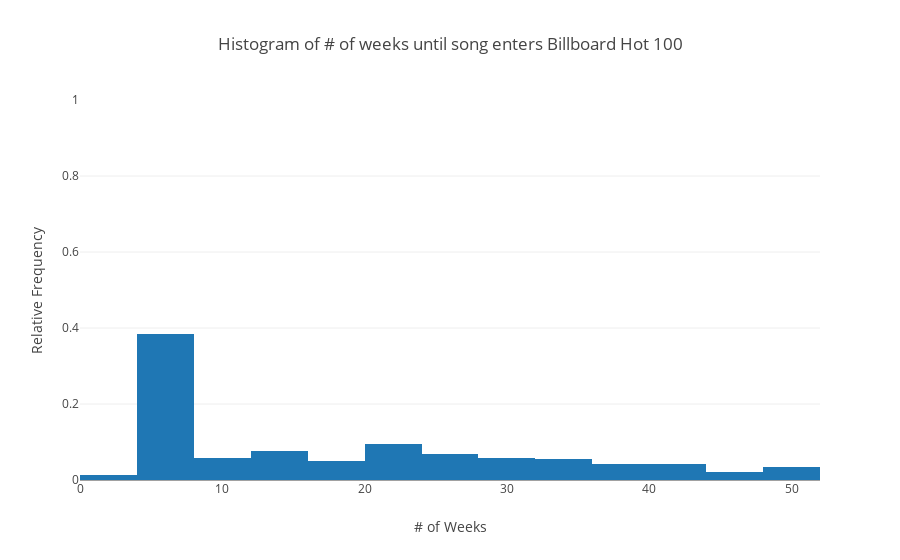
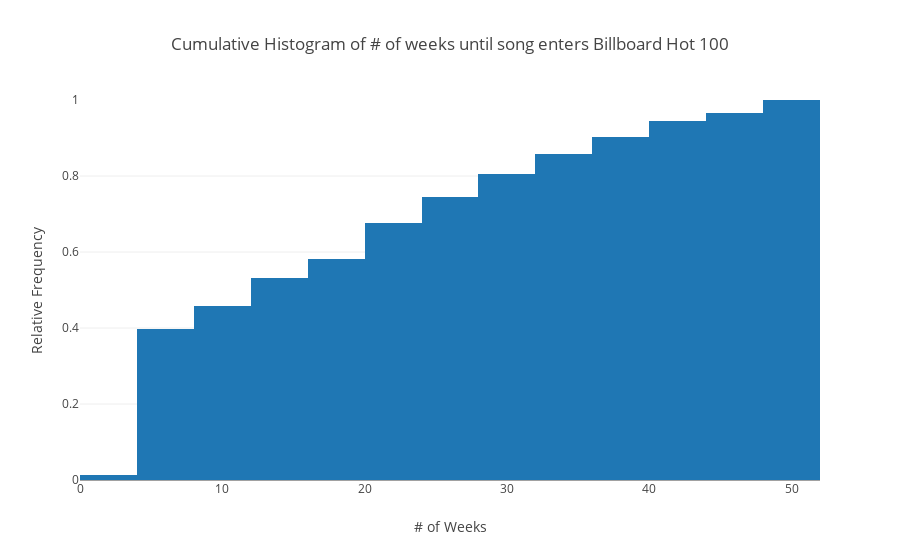

These figures' notebook cell, in order:
### Markdown cell above
We have plotted the distribution of the number a weeks (from release) that it takes for a song to reaches its peak position on the Billboard Hot 100 chart. We have augmented the last bin to include songs which took longer than a year (52 weeks) to peak. Here are some things to note:
* Nearly half (45%) of the songs that charted in the past year took between 1 to 2 months to reach their peak position
* Roughly 80% of the songs took less than 6 months to reach their peak position

### Code cell
freqEnter = go.Histogram(x=weeksTilEnter, histnorm='probability',
                         xbins=dict(start=0,end=52,size=4))
layout = dict(
    title = "Histogram of # of weeks until song enters Billboard Hot 100",
    xaxis = dict(title = "# of Weeks"), yaxis = dict(title = "Relative Frequency", range = [0,1]))
fig = go.Figure(data=[freqEnter], layout=layout)
py.iplot(fig)

cumFreqEnter = go.Histogram(x=weeksTilEnter,histnorm='probability',cumulative=dict(enabled=True),
                            xbins=dict(start=0,end=52,size=4))
layout["title"] = "Cumulative " + layout["title"]
fig = go.Figure(data=[cumFreqEnter], layout=layout)
py.iplot(fig)

### Figure 1 — Plotly figure (JSON) as saved in the notebook; plotly's stock layout.template omitted (floating-point values rounded to 4 significant figures; data arrays with more than 128 entries replaced by an {"elided": "..."} marker saying what was removed)
{"data": [{"histnorm": "probability", "type": "histogram", "x": {"elided": "568 int values"}, "xbins": {"end": 52, "size": 4, "start": 0}}], "layout": {"title": "Histogram of # of weeks until song enters Billboard Hot 100", "xaxis": {"title": "# of Weeks"}, "yaxis": {"range": [0, 1], "title": "Relative Frequency"}}}

### Figure 2 — Plotly figure (JSON) as saved in the notebook; plotly's stock layout.template omitted (floating-point values rounded to 4 significant figures; data arrays with more than 128 entries replaced by an {"elided": "..."} marker saying what was removed)
{"data": [{"cumulative": {"enabled": true}, "histnorm": "probability", "type": "histogram", "x": {"elided": "568 int values"}, "xbins": {"end": 52, "size": 4, "start": 0}}], "layout": {"title": "Cumulative Histogram of # of weeks until song enters Billboard Hot 100", "xaxis": {"title": "# of Weeks"}, "yaxis": {"range": [0, 1], "title": "Relative Frequency"}}}
